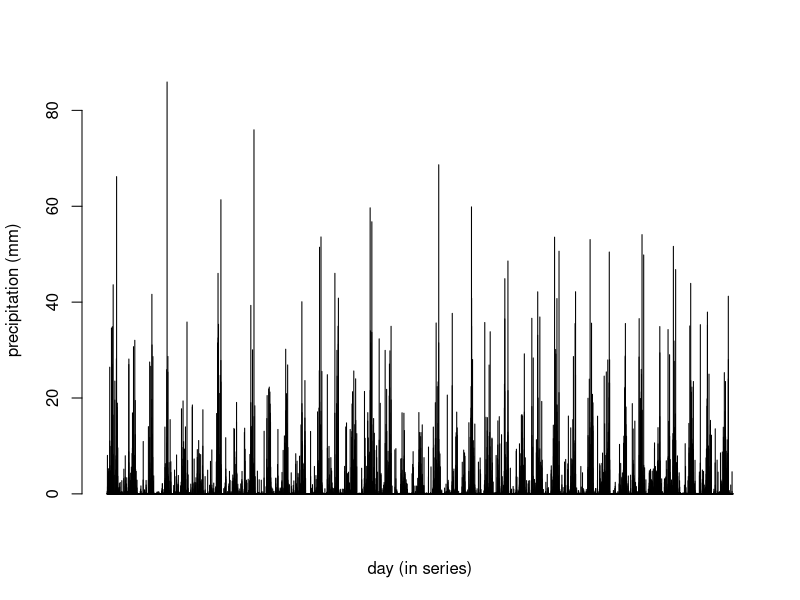
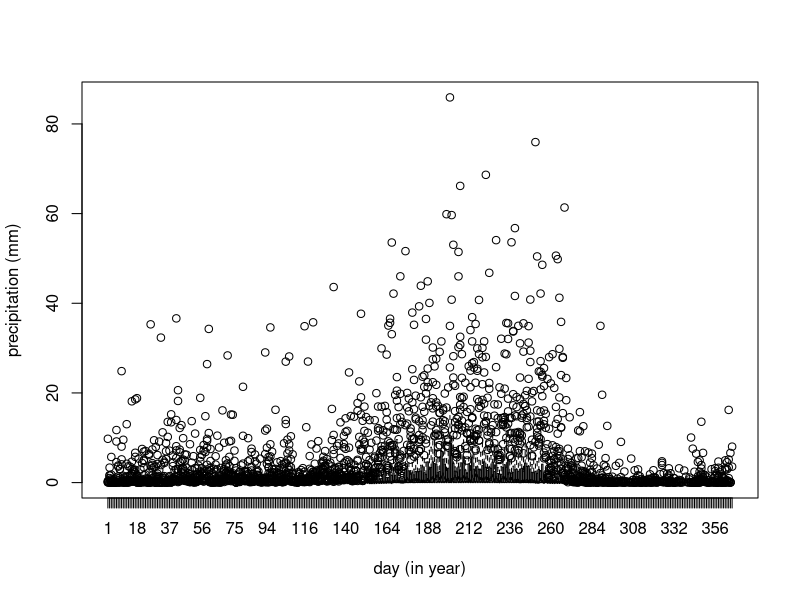
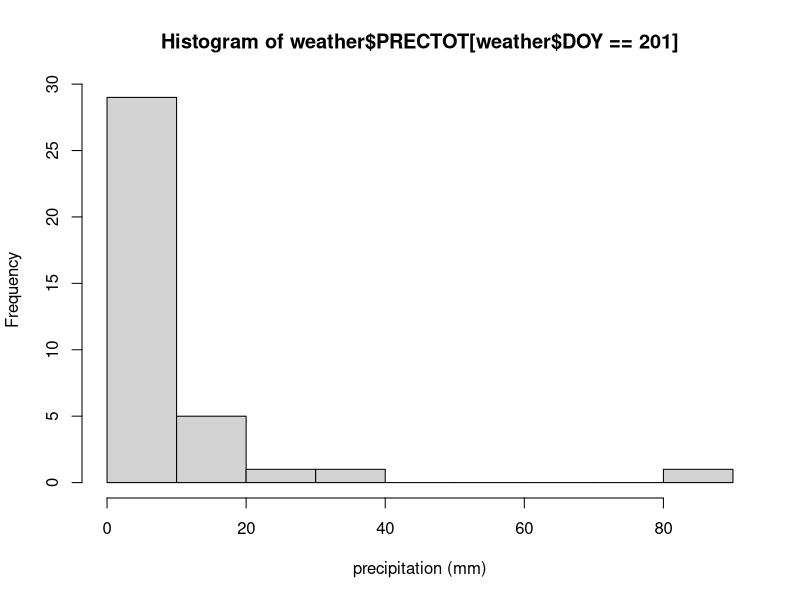
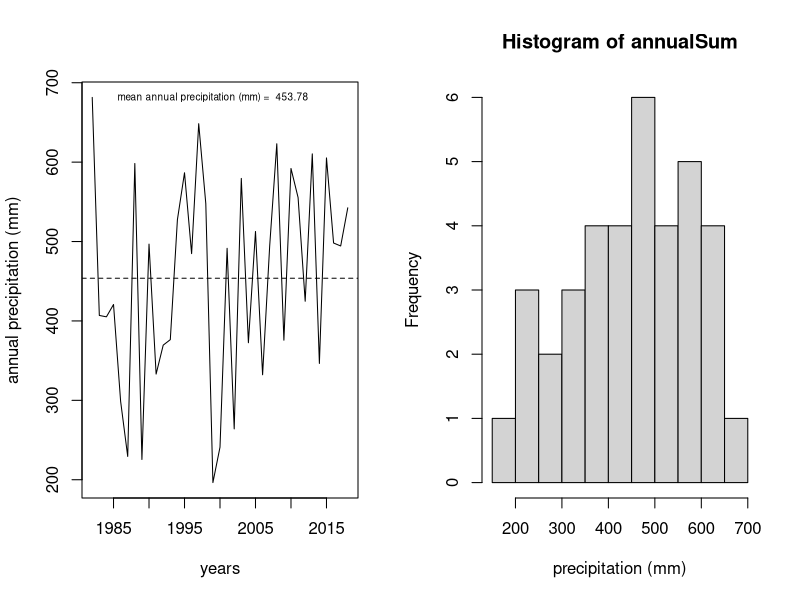
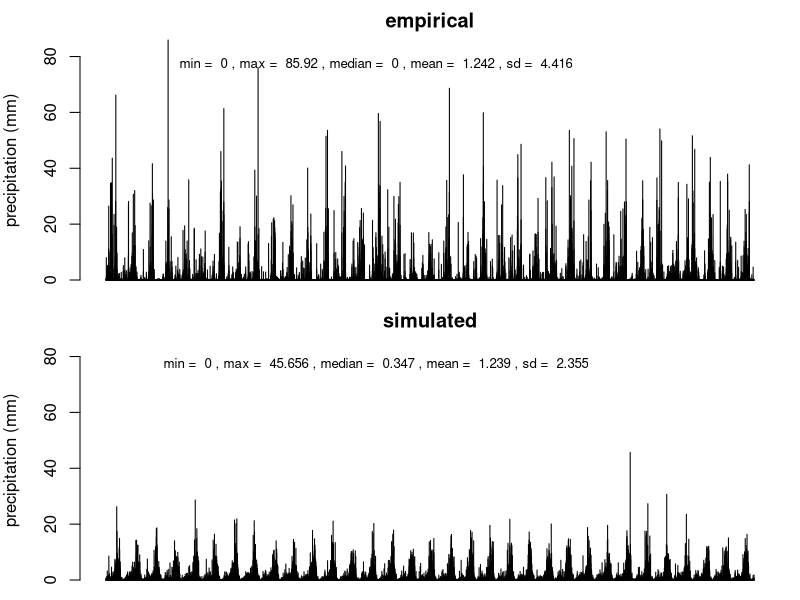
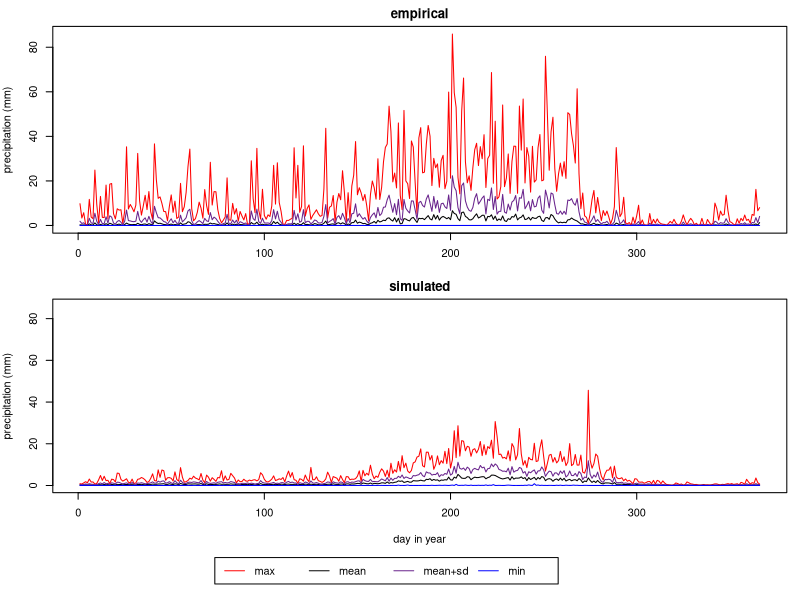
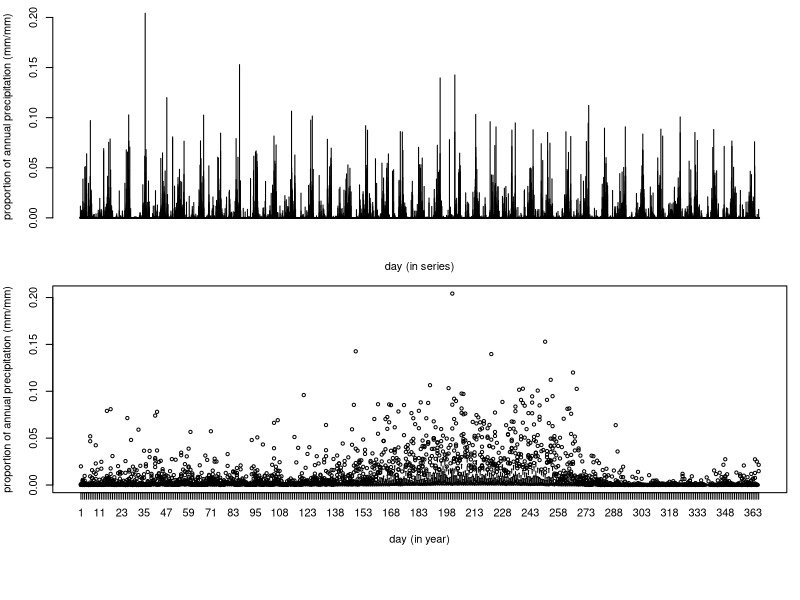

R code for these plots, in order: (Note: this script raises an error after producing the figures.)
## ---- chunk 1
weather <- read.csv("POWER_SinglePoint_Daily_19820101_20181231_029d15N_075d72E_3a7e0417.csv", skip = 17)
## ---- chunk 2
barplot(weather$PRECTOT, 
        ylab = "precipitation (mm)", xlab = "day (in series)")
## ---- chunk 3
boxplot(data = weather, PRECTOT ~ DOY, ylab = "precipitation (mm)", xlab = "day (in year)")
## ---- chunk 4
hist(weather$PRECTOT[weather$DOY == 201], xlab = "precipitation (mm)")
## ---- chunk 5
annualSum <- c()

for (year in levels(factor(weather$YEAR)))
{
  annualSum <- c(annualSum, sum(weather$PRECTOT[weather$YEAR == year]))
}

layout(matrix(c(1,2), ncol = 2))

plot(levels(factor(weather$YEAR)), annualSum, type = 'l', xlab = "years", ylab = "annual precipitation (mm)")

abline(h = mean(annualSum), lty = 2)

text(x = levels(factor(weather$YEAR))[0.5 * nlevels(factor(weather$YEAR))], 
     y = max(annualSum),
     labels = paste("mean annual precipitation (mm) = ", round(mean(annualSum), digits = 2) ),
     cex = 0.6)

hist(annualSum, xlab = "precipitation (mm)")
## ---- chunk 6
summary_DOY <- function(multiYearSeries, doyName = "DOY", varName = "PRECTOT")
{
  meanDailyValues <- c()
  sdDailyValues <- c()
  minDailyValues <- c()
  maxDailyValues <- c()
  
  for (day in levels(factor(multiYearSeries[, doyName])))
  {
    meanDailyValues <- c(meanDailyValues, mean(multiYearSeries[weather$DOY == day, varName], na.rm = T))
    sdDailyValues <- c(sdDailyValues, sd(multiYearSeries[weather$DOY == day, varName], na.rm = T))
    minDailyValues <- c(minDailyValues, min(multiYearSeries[weather$DOY == day, varName], na.rm = T))
    maxDailyValues <- c(maxDailyValues, max(multiYearSeries[weather$DOY == day, varName], na.rm = T))
  }
  
  return(
    data.frame(mean = meanDailyValues,
               sd = sdDailyValues, 
               min = minDailyValues, 
               max = maxDailyValues)
  )
}
## ---- chunk 7
summaryByDoy_empiric <- summary_DOY(weather)

summary_empiric <- summary(weather$PRECTOT)
summary_empiric$sd <- sd(weather$PRECTOT)
## ---- chunk 8
n = 33
maxDOY = 366 # max. days in year. more complex simulation can account better for leap years

dayOfYear <- c()
year_sim <- c()
dailyPrecipitation <- c()

for (i in 1:n)
{
  for (day in 1:maxDOY)
  {
    year_sim <- c(year_sim, i)
    dayOfYear <- c(dayOfYear, day)
    dailyPrecipitation <- c(dailyPrecipitation,
                            # exponential model using the mean
                            (- summaryByDoy_empiric$mean[day]) * log(runif(1))
                     )
  }
}

expModelOutput <- data.frame(year_sim, dayOfYear, dailyPrecipitation)

summaryByDoy_expModel <- summary_DOY(expModelOutput, doyName = "dayOfYear", varName = "dailyPrecipitation")

summary_expModel <- summary(expModelOutput$dailyPrecipitation)
summary_expModel$sd <- sd(expModelOutput$dailyPrecipitation)
## ---- chunk 9
layout(matrix(c(1,2), nrow = 2))

par(mar = c(1,4,2,1))

barplot(weather$PRECTOT, 
        ylab = "precipitation (mm)", main = "empirical",
        ylim = c(0, max(c(max(summaryByDoy_empiric$max), max(summaryByDoy_expModel$max)))))

text(x = nrow(weather) / 2, y = 0.9 * max(c(max(summaryByDoy_empiric$max), max(summaryByDoy_expModel$max))), 
     labels = paste(
       "min = ", summary_empiric$Min., 
       ", max = ", round(summary_empiric$Max., digits = 3),
       ", median = ", summary_empiric$Median,
       ", mean = ", round(summary_empiric$Mean, digits = 3),
       ", sd = ", round(summary_empiric$sd, digits = 3)
       ),
     cex = 0.8)

barplot(expModelOutput$dailyPrecipitation, 
        ylab = "precipitation (mm)", main = "simulated",
        ylim = c(0, max(c(max(summaryByDoy_empiric$max), max(summaryByDoy_expModel$max)))))

text(x = nrow(expModelOutput) / 2, y = 0.9 * max(c(max(summaryByDoy_empiric$max), max(summaryByDoy_expModel$max))), 
     labels = paste(
       "min = ", round(summary_expModel[[1]], digits = 3), 
       ", max = ", round(summary_expModel[[6]], digits = 3),
       ", median = ", round(summary_expModel[[3]], digits = 3),
       ", mean = ", round(summary_expModel[[4]], digits = 3),
       ", sd = ", round(summary_expModel[[7]], digits = 3)
     ),
     cex = 0.8)
## ---- chunk 10
layout(matrix(c(1, 2, 3), nrow = 3), heights = c(10, 10, 2))

par(mar = c(3,4,2,1))

plot(1:nrow(summaryByDoy_empiric), summaryByDoy_empiric$max, col = "red", type = 'l',
     ylab = "precipitation (mm)", main = "empirical",
     ylim = c(0, max(c(summaryByDoy_empiric$max, summaryByDoy_expModel$max))))

lines(1:nrow(summaryByDoy_empiric), summaryByDoy_empiric$mean)
lines(1:nrow(summaryByDoy_empiric), summaryByDoy_empiric$mean + summaryByDoy_empiric$sd, col = "darkorchid4")
lines(1:nrow(summaryByDoy_empiric), summaryByDoy_empiric$min, col = "blue")

par(mar = c(4,4,2,1))

plot(1:nrow(summaryByDoy_expModel), summaryByDoy_expModel$max, col = "red", type = 'l',
     xlab = "day in year", 
     ylab = "precipitation (mm)", main = "simulated",
     ylim = c(0, max(c(summaryByDoy_empiric$max, summaryByDoy_expModel$max))))

lines(1:nrow(summaryByDoy_expModel), summaryByDoy_expModel$mean)
lines(1:nrow(summaryByDoy_expModel), summaryByDoy_expModel$mean + summaryByDoy_expModel$sd, col = "darkorchid4")
lines(1:nrow(summaryByDoy_expModel), summaryByDoy_expModel$min, col = "blue")

par(mar = c(0,0,0,0))

plot(c(0, 1), c(0, 1), ann = F, bty = 'n', type = 'n', xaxt = 'n', yaxt = 'n')

legend(x = 0.25, y = 0.8, 
       legend = c('max', 'mean', 'mean+sd', 'min'),
       col = c('red', 'black', 'darkorchid4', 'blue'), lty = rep(1, 4),
       horiz = T)
## ---- chunk 11
proportionSeries <- c()
cumulativeProportionSeries <- c()

for (year in levels(factor(weather$YEAR)))
{
  yearSum = sum(weather$PRECTOT[weather$YEAR == year])
  cumPropYear = 0
  for (day in levels(factor(weather$DOY)))
  {
    dayProportion = weather$PRECTOT[weather$YEAR == year & weather$DOY == day] / yearSum
    cumPropYear = cumPropYear + dayProportion
    
    proportionSeries <- c(proportionSeries,
                                   dayProportion) 
    cumulativeProportionSeries <- c(cumulativeProportionSeries,
                                      cumPropYear)
  }
}
propToAnnual <- data.frame(proportionSeries, cumulativeProportionSeries)
## ---- chunk 12
par(mar = c(4, 4, 1, 1))
barplot(propToAnnual$proportionSeries,
        xlab = "day (in series)",
        ylab = "proportion of annual precipitation (mm/mm)")
## ---- chunk 13
par(mar = c(4, 4, 1, 1))
boxplot(propToAnnual$proportionSeries ~ weather$DOY, 
        xlab = "day (in year)",
        ylab = "proportion of annual precipitation (mm/mm)")
## ---- chunk 14
plot(1:length(propToAnnual$proportionSeries), propToAnnual$cumulativeProportionSeries, type = 'l',
     xlab = "day (in series)",
     ylab = "cumulative proportion of annual precipitation (mm/mm)")
## ---- chunk 15
boxplot(propToAnnual$cumulativeProportionSeries ~ weather$DOY,
        xlab = "day (in year)",
        ylab = "cumulative proportion of annual precipitation (mm/mm)")
## ---- chunk 16
cumPropDailyMean <- c()
cumPropDailySD <- c()
cumPropDailyMin <- c()
cumPropDailyMax <- c()

for (day in levels(factor(weather$DOY)))
{
  cumPropDailyMean <- c(cumPropDailyMean, mean(propToAnnual$cumulativeProportionSeries[weather$DOY == day]))
  cumPropDailySD <- c(cumPropDailySD, sd(propToAnnual$cumulativeProportionSeries[weather$DOY == day]))
  cumPropDailyMin <- c(cumPropDailyMin, min(propToAnnual$cumulativeProportionSeries[weather$DOY == day]))
  cumPropDailyMax <- c(cumPropDailyMax, max(propToAnnual$cumulativeProportionSeries[weather$DOY == day]))
}
## ---- chunk 17
n = 33
maxDOY = 366 # max. days in year. more complex simulation can account better for leap years

dayOfYear <- c()
year_sim <- c()
dailyCumPropPrecipitation <- c()

for (i in 1:n)
{
  for (day in 1:maxDOY)
  {
    year_sim <- c(year_sim, i)
    dayOfYear <- c(dayOfYear, day)
    dailyCumPropPrecipitation <- c(dailyCumPropPrecipitation,
                                   rnorm(1, cumPropDailyMean[day], cumPropDailySD[day])
                     )
  }
}

# limit the values between 0-1 
# (this tends to create concentrations in 0 and 1 at the beggining and end of the curve; not undesireble)
dailyCumPropPrecipitation <- sapply(dailyCumPropPrecipitation, function(x) min(1, max(0, x)))

# "correct" negative slopes
# Because the curves represent cumulative values, 
# the next value must always be equal or greater than the previous value.
for (i in 1:length(dailyCumPropPrecipitation))
{
  if(dayOfYear[i] > 1)
  {
    if (dailyCumPropPrecipitation[i] < dailyCumPropPrecipitation[i - 1])
    {
      # adjunst value to the last, if greater
      dailyCumPropPrecipitation[i] <- max(dailyCumPropPrecipitation[i], dailyCumPropPrecipitation[i - 1])
      # This tends to bend the curve towards the greater values, meaning earlier precipitation events
      # (not desirible)
      # alternative option: adjust to average between current and last values (UNSOLVED)
      #dailyCumPropPrecipitation[i] <- mean(dailyCumPropPrecipitation[i], dailyCumPropPrecipitation[i - 1])
      #dailyCumPropPrecipitation[i - 1] <- dailyCumPropPrecipitation[i]
    }
  }
}

normCumModelOutput <- data.frame(year_sim, dayOfYear, dailyCumPropPrecipitation)
## ---- chunk 18
boxplot(propToAnnual$cumulativeProportionSeries ~ weather$DOY, cex = 2,
        xlab = "day (in year)",
        ylab = "cumulative proportion of annual precipitation (mm/mm)",
        main = "EMPIRICAL / SIMULATED")
par(new=TRUE)
boxplot(normCumModelOutput$dailyCumPropPrecipitation ~ normCumModelOutput$dayOfYear, cex = 2,
        xlab = "day (in year)",
        ylab = "cumulative proportion of annual precipitation (mm/mm)",
        border = "blue")
## ---- chunk 19
dailyPropPrecipitation <- normCumModelOutput$dailyCumPropPrecipitation

for (i in 1:length(dailyPropPrecipitation))
{
  if(normCumModelOutput$dayOfYear[i] > 1) # dailyPropPrecipitation = dailyCumPropPrecipitation, if day = 1
  {
    dailyPropPrecipitation[i] <- normCumModelOutput$dailyCumPropPrecipitation[i] - normCumModelOutput$dailyCumPropPrecipitation[i - 1]
  }
}

normCumModelOutput$dailyPropPrecipitation <- dailyPropPrecipitation

summaryByDoy_normCumModel <- summary_DOY(normCumModelOutput, doyName = "dayOfYear", varName = "dailyPropPrecipitation")

summary_normCumModel <- summary(normCumModelOutput$dailyPropPrecipitation)
summary_normCumModel$sd <- sd(normCumModelOutput$dailyPropPrecipitation)
## ---- chunk 20
annualSum_modelPar = mean(annualSum) # (mm)

summaryPrecip_model <- summary(normCumModelOutput$dailyPropPrecipitation * annualSum_modelPar)
## ---- chunk 21
layout(matrix(c(1,2), nrow = 2))

par(mar = c(1,4,2,1))

barplot(weather$PRECTOT, 
        ylab = "precipitation (mm)", main = "empirical",
        ylim = c(0, max(c(summaryByDoy_empiric$max, summaryByDoy_normCumModel$max * annualSum_modelPar))))

text(x = nrow(weather) / 2, y = 0.9 * max(c(summaryByDoy_empiric$max, summaryByDoy_normCumModel$max * annualSum_modelPar)), 
     labels = paste(
       "min = ", round(summary_empiric$Min., digits = 3), 
       ", max = ", round(summary_empiric$Max., digits = 3),
       ", median = ", round(summary_empiric$Median, digits = 3), 
       ", mean = ", round(summary_empiric$Mean, digits = 3),
       ", sd = ", round(summary_empiric$sd, digits = 3)
       ))

barplot(normCumModelOutput$dailyPropPrecipitation * annualSum_modelPar, 
        ylab = "precipitation (mm)", main = "simulated",
        ylim = c(0, max(c(summaryByDoy_empiric$max, summaryByDoy_normCumModel$max * annualSum_modelPar))))

text(x = nrow(normCumModelOutput) / 2, y = 0.9 * max(c(summaryByDoy_empiric$max, summaryByDoy_normCumModel$max * annualSum_modelPar)), 
     labels = paste(
       "min = ", summary_normCumModel$Min. * annualSum_modelPar, 
       ", max = ", round(summary_normCumModel$Max. * annualSum_modelPar, digits = 3),
       ", median = ", summary_normCumModel$Media * annualSum_modelPar,
       ", mean = ", round(summary_normCumModel$Mean * annualSum_modelPar, digits = 3),
       ", sd = ", round(summary_normCumModel$sd, digits = 3)
     ))
## ---- chunk 22
layout(matrix(c(1, 2, 3), nrow = 3), heights = c(10, 10, 2))

par(mar = c(3,4,2,1))

plot(1:nrow(summaryByDoy_empiric), summaryByDoy_empiric$max, col = "red", type = 'l',
     ylab = "precipitation (mm)", main = "empirical",
     ylim = c(0, max(c(summaryByDoy_empiric$max, summaryByDoy_normCumModel$max * annualSum_modelPar))))

lines(1:nrow(summaryByDoy_empiric), summaryByDoy_empiric$mean)
lines(1:nrow(summaryByDoy_empiric), 
      summaryByDoy_empiric$mean + summaryByDoy_empiric$sd, 
      col = "darkorchid4")
lines(1:nrow(summaryByDoy_empiric), summaryByDoy_empiric$min, col = "blue")

par(mar = c(4,4,2,1))

plot(1:nrow(summaryByDoy_normCumModel), summaryByDoy_normCumModel$max * annualSum_modelPar, 
     col = "red", type = 'l',
     xlab = "day in year", 
     ylab = "precipitation (mm)", main = "simulated",
     ylim = c(0, max(c(summaryByDoy_empiric$max, summaryByDoy_normCumModel$max * annualSum_modelPar))))

lines(1:nrow(summaryByDoy_normCumModel), summaryByDoy_normCumModel$mean * annualSum_modelPar)
lines(1:nrow(summaryByDoy_normCumModel), 
      (summaryByDoy_normCumModel$mean + summaryByDoy_normCumModel$sd) * annualSum_modelPar, 
      col = "darkorchid4")
lines(1:nrow(summaryByDoy_normCumModel), summaryByDoy_normCumModel$min * annualSum_modelPar, col = "blue")

par(mar = c(0,0,0,0))

plot(c(0, 1), c(0, 1), ann = F, bty = 'n', type = 'n', xaxt = 'n', yaxt = 'n')

legend(x = 0.25, y = 0.8, 
       legend = c('max', 'mean', 'mean+sd', 'min'),
       col = c('red', 'black', 'darkorchid4', 'blue'), lty = rep(1, 4),
       horiz = T)
## ---- chunk 23
annualSum_model <- c()

for (year in levels(factor(normCumModelOutput$year_sim)))
{
  annualSum_model <- c(annualSum_model, sum(normCumModelOutput$dailyPropPrecipitation[normCumModelOutput$year_sim == year] * annualSum_modelPar))
}
## ---- chunk 24
layout(matrix(c(1,2,3,4), nrow = 2))

plot(1:length(annualSum), annualSum, type = 'l', xlab = "years", ylab = "precipitation (mm)")

hist(annualSum, xlab = "precipitation (mm)")

plot(1:length(annualSum_model), annualSum_model, type = 'l', xlab = "years", ylab = "precipitation (mm)")

hist(annualSum_model, xlab = "precipitation (mm)")
## ---- chunk 25
doubleLogistic <- function(dayOfYear, 
                           plateauValue, inflection1, rate1, inflection2, rate2
                           #m1, m2, m3, m4, m5, m6, m7
                           #plateauValue, a, b, c, d
                           )
{
  return(
    (plateauValue / (1 + exp((inflection1 - dayOfYear) * rate1))) + ((1 - plateauValue) / (1 + exp((inflection2 - dayOfYear) * rate2)))
    # Elmore et al. 2012
    # m1 + (m2 - m7 * dayOfYear) * (
    #   (1 / (1 + exp((m3 - dayOfYear) / m4))) + (1 / (1 + exp((m5 - dayOfYear) / m6)))
    # )
    # Shabani et al. 2018:
    #(plateauValue / (1 + exp(-a * dayOfYear + b))) + ((1 - plateauValue) / (1 + exp(-c * dayOfYear + d)))
  )
}

doubleLogisticCurve <- function(start.x, end.x, plateauValue, inflection1, rate1, inflection2, rate2)
{
  curve <- c()
  for (i in start.x:end.x)
  {
    curve <- c(curve, doubleLogistic(i, plateauValue, inflection1, rate1, inflection2, rate2))
  }
  return(curve)
}
## ---- chunk 26
colours <- rainbow(10)
plateauValues <- round(seq(from = 0.01, to = 0.8, length.out = 10), digits = 2)
inflection1Values <- round(seq(from = 20, to = 100, length.out = 10), digits = 2)
rate1Values <- round(seq(from = 0.1, to = 0.5, length.out = 10), digits = 2)
inflection2Values <- round(seq(from = 150, to = 300, length.out = 10), digits = 2)
rate2Values <- round(seq(from = 0.04, to = 0.08, length.out = 10), digits = 2)
## ---- chunk 27
layout(matrix(1:2, nrow = 2), heights = c(8, 1))

# plateau value
plot(1:366, 
     doubleLogisticCurve(
       start.x = 1, end.x = 366, 
       plateauValue = 0.1, inflection1 = 40, rate1 = 0.2, inflection2 = 200, rate2 = 0.06),
     ylab = "output", main = "parameter: plateau value")

for (i in 1:10)
{
  abline(h = plateauValues[i], lty = 2)
  lines(1:366,
        doubleLogisticCurve(
          start.x = 1, end.x = 366, 
          plateauValue = plateauValues[i], inflection1 = 40, rate1 = 0.2, inflection2 = 200, rate2 = 0.06),
        col = colours[i])
}

par(mar = c(0,0,0,0), cex = 0.55)

plot(c(0, 1), c(0, 1), ann = F, bty = 'n', type = 'n', xaxt = 'n', yaxt = 'n')

legend(x = 0.01, y = 0.8, 
       legend = as.character(plateauValues),
       col = colours, lty = rep(1, 4),
       horiz = T)
## ---- chunk 28
layout(matrix(1:2, nrow = 2), heights = c(8, 1))

# inflection 1
plot(1:366, 
     doubleLogisticCurve(
       start.x = 1, end.x = 366, 
       plateauValue = 0.1, inflection1 = 40, rate1 = 0.2, inflection2 = 200, rate2 = 0.06),
     ylab = "output", main = "parameter: inflection1")

for (i in 1:10)
{
  abline(v = inflection1Values[i], lty = 2)
  lines(1:366,
        doubleLogisticCurve(
          start.x = 1, end.x = 366, 
          plateauValue = 0.1, inflection1 = inflection1Values[i], rate1 = 0.2, inflection2 = 200, rate2 = 0.06),
        col = colours[i])
}

par(mar = c(0,0,0,0), cex = 0.55)

plot(c(0, 1), c(0, 1), ann = F, bty = 'n', type = 'n', xaxt = 'n', yaxt = 'n')

legend(x = 0.01, y = 0.8, 
       legend = as.character(inflection1Values),
       col = colours, lty = rep(1, 4),
       horiz = T)
## ---- chunk 29
layout(matrix(1:2, nrow = 2), heights = c(8, 1))

# rate 1
plot(1:366, 
     doubleLogisticCurve(
       start.x = 1, end.x = 366, 
       plateauValue = 0.1, inflection1 = 40, rate1 = 0.2, inflection2 = 200, rate2 = 0.06),
     ylab = "output", main = "parameter: rate1")

for (i in 1:10)
{
  lines(1:366,
        doubleLogisticCurve(
          start.x = 1, end.x = 366, 
          plateauValue = 0.1, inflection1 = 40, rate1 = rate1Values[i], inflection2 = 200, rate2 = 0.06),
        col = colours[i])
}

par(mar = c(0,0,0,0), cex = 0.55)

plot(c(0, 1), c(0, 1), ann = F, bty = 'n', type = 'n', xaxt = 'n', yaxt = 'n')

legend(x = 0.01, y = 0.8, 
       legend = as.character(rate1Values),
       col = colours, lty = rep(1, 4),
       horiz = T)
## ---- chunk 30
layout(matrix(1:2, nrow = 2), heights = c(8, 1))

# inflection 2
plot(1:366, 
     doubleLogisticCurve(
       start.x = 1, end.x = 366, 
       plateauValue = 0.1, inflection1 = 40, rate1 = 0.2, inflection2 = 200, rate2 = 0.06),
     ylab = "output", main = "parameter: inflection2")

for (i in 1:10)
{
  abline(v = inflection2Values[i], lty = 2)
  lines(1:366,
        doubleLogisticCurve(
          start.x = 1, end.x = 366, 
          plateauValue = 0.1, inflection1 = 40, rate1 = 0.2, inflection2 = inflection2Values[i], rate2 = 0.06),
        col = colours[i])
}

par(mar = c(0,0,0,0), cex = 0.55)

plot(c(0, 1), c(0, 1), ann = F, bty = 'n', type = 'n', xaxt = 'n', yaxt = 'n')

legend(x = 0.01, y = 0.8, 
       legend = as.character(inflection2Values),
       col = colours, lty = rep(1, 4),
       horiz = T)
## ---- chunk 31
layout(matrix(1:2, nrow = 2), heights = c(8, 1))

# rate 2
plot(1:366, 
     doubleLogisticCurve(
       start.x = 1, end.x = 366, 
       plateauValue = 0.1, inflection1 = 40, rate1 = 0.2, inflection2 = 200, rate2 = 0.06),
     ylab = "output", main = "parameter: rate2")

for (i in 1:10)
{
  lines(1:366,
        doubleLogisticCurve(
          start.x = 1, end.x = 366, 
          plateauValue = 0.1, inflection1 = 40, rate1 = 0.2, inflection2 = 200, rate2 = rate2Values[i]),
        col = colours[i])
}

par(mar = c(0,0,0,0), cex = 0.55)

plot(c(0, 1), c(0, 1), ann = F, bty = 'n', type = 'n', xaxt = 'n', yaxt = 'n')

legend(x = 0.01, y = 0.8, 
       legend = as.character(rate2Values),
       col = colours, lty = rep(1, 4),
       horiz = T)
## ---- chunk 32
n = 33
maxDOY = 366 # max. days in year. more complex simulation can account better for leap years

dayOfYear <- c()
year_sim <- c()
dailyCumPropPrecipitation <- c()

for (i in 1:n)
{
  plateauValue = min(1, max(0, rnorm(1, 0.1, 0.05)))
  inflection1 = min(maxDOY, max(1, rnorm(1, 40, 20)))
  rate1 = max(0, rnorm(1, 0.15, 0.02))
  inflection2 = min(maxDOY, max(1, rnorm(1, 200, 20)))
  rate2 = max(0, rnorm(1, 0.05, 0.01))
  
  for (day in 1:maxDOY)
  {
    year_sim <- c(year_sim, i)
    dayOfYear <- c(dayOfYear, day)
    dailyCumPropPrecipitation <- c(dailyCumPropPrecipitation,
                                   doubleLogistic(
                                     dayOfYear = day,
                                     plateauValue = plateauValue,
                                     inflection1 = inflection1,
                                     rate1 = rate1,
                                     inflection2 = inflection2,
                                     rate2 = rate2
                                     )
                     )
  }
}

# algorithm to break continuous pattern
nSamplesPerYear = 200
maxSampleSize = 10
for (year in levels(factor(year_sim)))
{
  for (i in 1:nSamplesPerYear)
  {
    # get a decreasing sample size proportionally to sample i
    thisSampleSize = ceiling(maxSampleSize * i / nSamplesPerYear)
    # get random day of year
    rainDOY = round(runif(1, min = 1, max = maxDOY))
    # set sample limits
    earliestNeighbour = max(1, rainDOY - thisSampleSize)
    latestNeighbour = min(366, rainDOY + thisSampleSize)
    # get mean of neighbourhood
    meanNeighbourhood = mean(dailyCumPropPrecipitation[year_sim == year &
                                                         dayOfYear >= earliestNeighbour &
                                                         dayOfYear <= latestNeighbour])
    # assign mean to all days in neighbourhood
    for (j in earliestNeighbour:latestNeighbour)
    {
      dailyCumPropPrecipitation[year_sim == year & dayOfYear == j] <- meanNeighbourhood
    }
  }
}

doubleLogCumModelOutput <- data.frame(year_sim, dayOfYear, dailyCumPropPrecipitation)
## ---- chunk 33
boxplot(propToAnnual$cumulativeProportionSeries ~ weather$DOY, cex = 2,
        xlab = "day (in year)",
        ylab = "cumulative proportion of annual precipitation (mm/mm)",
        main = "EMPIRICAL / SIMULATED")
par(new=TRUE)
boxplot(doubleLogCumModelOutput$dailyCumPropPrecipitation ~ doubleLogCumModelOutput$dayOfYear, 
        cex = 2,
        xlab = "day (in year)",
        ylab = "cumulative proportion of annual precipitation (mm/mm)",
        border = "blue")
## ---- chunk 34
dailyPropPrecipitation <- doubleLogCumModelOutput$dailyCumPropPrecipitation

for (i in 1:length(dailyPropPrecipitation))
{
  if(doubleLogCumModelOutput$dayOfYear[i] > 1) # dailyPropPrecipitation = dailyCumPropPrecipitation, if day = 1
  {
    dailyPropPrecipitation[i] <- doubleLogCumModelOutput$dailyCumPropPrecipitation[i] - doubleLogCumModelOutput$dailyCumPropPrecipitation[i - 1]
  }
}

doubleLogCumModelOutput$dailyPropPrecipitation <- dailyPropPrecipitation

summaryByDoy_doubleLogCumModel <- summary_DOY(doubleLogCumModelOutput, doyName = "dayOfYear", varName = "dailyPropPrecipitation")

summary_doubleLogCumModel <- summary(doubleLogCumModelOutput$dailyPropPrecipitation)
summary_doubleLogCumModel$sd <- sd(doubleLogCumModelOutput$dailyPropPrecipitation)
## ---- chunk 35
annualSum_modelPar = mean(annualSum) # (mm)

summaryPrecip_empiric <- summary(weather$PRECTOT)
summaryPrecip_model <- summary(doubleLogCumModelOutput$dailyPropPrecipitation * annualSum_modelPar)
## ---- chunk 36
layout(matrix(c(1,2), nrow = 2))

par(mar = c(1,4,2,1))

barplot(weather$PRECTOT, 
        ylab = "precipitation (mm)", main = "empirical",
        ylim = c(0, max(c(summaryByDoy_empiric$max, summaryByDoy_doubleLogCumModel$max * annualSum_modelPar))))

text(x = nrow(weather) / 2, y = 0.9 * max(c(summaryByDoy_empiric$max, summaryByDoy_doubleLogCumModel$max * annualSum_modelPar)), 
     labels = paste(
       "min = ", summaryPrecip_empiric[1], 
       ", max = ", round(summaryPrecip_empiric[6], digits = 3),
       ", median = ", summaryPrecip_empiric[3],
       ", mean = ", round(summaryPrecip_empiric[4], digits = 3),
       ", sd = ", round(summaryPrecip_empiric[5], digits = 3)
       ))

barplot(doubleLogCumModelOutput$dailyPropPrecipitation * annualSum_modelPar, 
        ylab = "precipitation (mm)", main = "simulated",
        ylim = c(0, max(c(summaryByDoy_empiric$max, summaryByDoy_doubleLogCumModel$max * annualSum_modelPar))))

text(x = nrow(doubleLogCumModelOutput) / 2, y = 0.9 * max(c(summaryByDoy_empiric$max, summaryByDoy_doubleLogCumModel$max * annualSum_modelPar)), 
     labels = paste(
       "min = ", round(summary_doubleLogCumModel$Min. * annualSum_modelPar, digits = 3), 
       ", max = ", round(summary_doubleLogCumModel$Max. * annualSum_modelPar, digits = 3),
       ", median = ", round(summary_doubleLogCumModel$Median * annualSum_modelPar, digits = 3),
       ", mean = ", round(summary_doubleLogCumModel$Mean * annualSum_modelPar, digits = 3),
       ", sd = ", round(summary_doubleLogCumModel$sd, digits = 3)
     ))
## ---- chunk 37
layout(matrix(c(1, 2, 3), nrow = 3), heights = c(10, 10, 2))

par(mar = c(2,4,2,1))

plot(1:nrow(summaryByDoy_empiric), summaryByDoy_empiric$max, col = "red", type = 'l',
     ylab = "precipitation (mm)", main = "empirical",
     ylim = c(0, max(c(summaryByDoy_empiric$max, summaryByDoy_doubleLogCumModel$max * annualSum_modelPar))))

lines(1:nrow(summaryByDoy_empiric), summaryByDoy_empiric$mean)
lines(1:nrow(summaryByDoy_empiric), 
      summaryByDoy_empiric$mean + summaryByDoy_empiric$sd, 
      col = "darkorchid4")
lines(1:nrow(summaryByDoy_empiric), summaryByDoy_empiric$min, col = "blue")

par(mar = c(4,4,2,1))

plot(1:nrow(summaryByDoy_doubleLogCumModel), summaryByDoy_doubleLogCumModel$max * annualSum_modelPar, 
     col = "red", type = 'l',
     xlab = "day in year", 
     ylab = "precipitation (mm)", main = "simulated",
     ylim = c(0, max(c(summaryByDoy_empiric$max, summaryByDoy_doubleLogCumModel$max * annualSum_modelPar))))

lines(1:nrow(summaryByDoy_doubleLogCumModel), summaryByDoy_doubleLogCumModel$mean * annualSum_modelPar)
lines(1:nrow(summaryByDoy_doubleLogCumModel), 
      (summaryByDoy_doubleLogCumModel$mean + summaryByDoy_doubleLogCumModel$sd) * annualSum_modelPar, 
      col = "darkorchid4")
lines(1:nrow(summaryByDoy_doubleLogCumModel), summaryByDoy_doubleLogCumModel$min * annualSum_modelPar, col = "blue")

par(mar = c(0,0,0,0))

plot(c(0, 1), c(0, 1), ann = F, bty = 'n', type = 'n', xaxt = 'n', yaxt = 'n')

legend(x = 0.25, y = 0.8, 
       legend = c('max', 'mean', 'mean+sd', 'min'),
       col = c('red', 'black', 'darkorchid4', 'blue'), lty = rep(1, 4),
       horiz = T)
